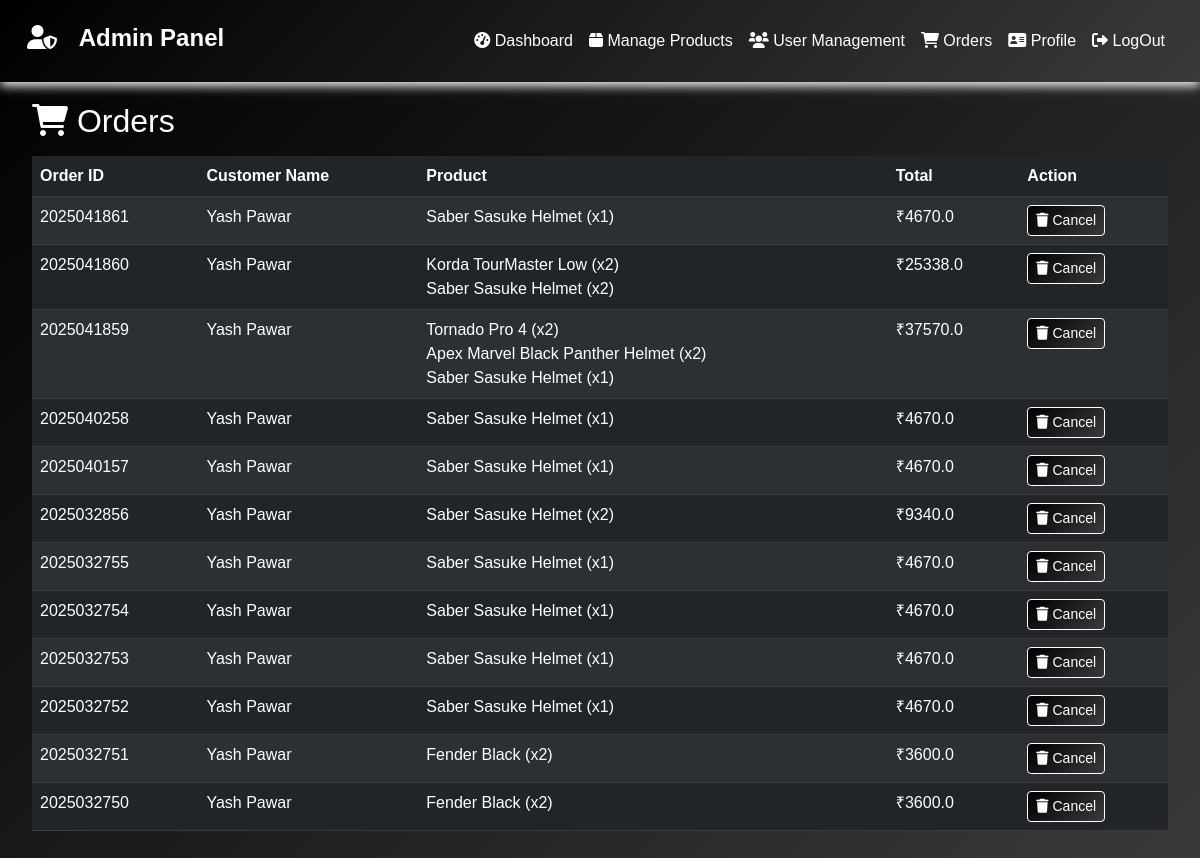
Page /ordersadmin/ on the earlier database version.
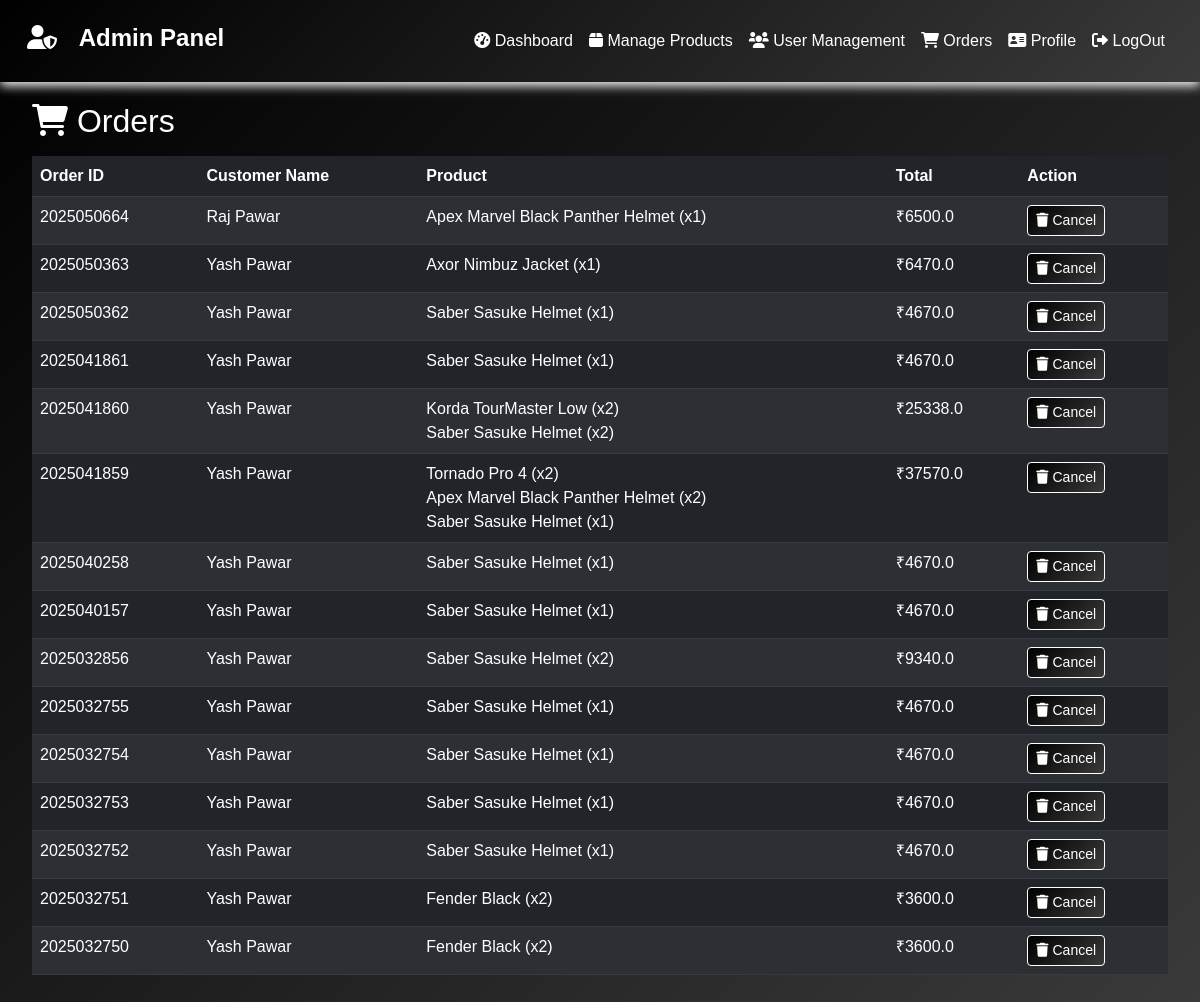
Same page on the later database version.
### RevApp/models.py (models this page shows, shortened)
class Order(models.Model):
    user = models.ForeignKey(UserModel, on_delete=models.CASCADE)
    created_at = models.DateTimeField(auto_now_add=True)
    orderNo=models.CharField(max_length=100)
    StreetAddress=models.CharField(max_length=100,null=False)
    City=models.CharField(max_length=100,null=False)
    State=models.CharField(max_length=100,null=False)
    Country=models.CharField(max_length=100)
    PinCode=models.CharField(max_length=100,null=False)
    TotalBill=models.FloatField(default=0.0)
    payment_status = models.CharField(max_length=20, choices=[('paid', 'Paid'), ('unpaid', 'Unpaid')], default='unpaid')
    class Meta:
        ordering = ['-created_at']  # Orders will be sorted by creation date, newest first

class UserModel(models.Model):
    FirstName=models.CharField(max_length=100,null=False)
    LastName=models.CharField(max_length=100,null=False)
    EmailId=models.CharField(max_length=100,null=False,primary_key=True)
    PhoneNo=models.CharField(max_length=100,null=False,unique=True)
    Password=models.CharField(max_length=100,null=False)
    DOB=models.CharField(max_length=100,null=False)
    Gender=models.CharField(max_length=100,null=False)
    StreetAddress=models.CharField(max_length=100,null=False)
    City=models.CharField(max_length=100,null=False)
    State=models.CharField(max_length=100,null=False)
    Country=models.CharField(max_length=100)
    PinCode=models.CharField(max_length=100,null=False)

class OrderItem(models.Model):
    order = models.ForeignKey(Order, on_delete=models.CASCADE, related_name="order_items")  # ✅ Fixed Relationship
    product_name = models.CharField(max_length=255)
    product_price = models.FloatField()
    product_image = models.ImageField(upload_to="order_items/", null=True, blank=True)
    quantity = models.PositiveIntegerField(default=1)
    size = models.CharField(max_length=50, null=True, blank=True)
    color = models.CharField(max_length=50, null=True, blank=True)

### RevApp/views.py (the view)
# urls.py: path('ordersadmin/',views.ordersadmin,name='ordersadmin'),
def ordersadmin(request):
    orders_data = Order.objects.prefetch_related('order_items').all()
    return render(request,'ordersadmin.html',{'orderdata':orders_data})

### template/ordersadmin.html
{% extends 'AdminBase.html' %}
{% load static %}
{% block container %}
<div class="container-fluid">
    <main class="content">
        <h2><i class="fas fa-shopping-cart"></i> Orders</h2>
        <table class="table table-dark table-striped mt-3">
            <thead>
                <tr>
                    <th>Order ID</th>
                    <th>Customer Name</th>
                    <th>Product</th>
                    <th>Total</th>
                    <th>Action</th>
                </tr>
            </thead>
            <tbody>
                {% for order in orderdata %}
                <tr>
                    <td>{{ order.orderNo }}</td>
                    <td>{{ order.user.FirstName }} {{ order.user.LastName }}</td>
                    <td>
                        {% for item in order.order_items.all %}
                            <span>{{ item.product_name }} (x{{ item.quantity }})</span><br>
                        {% endfor %}
                    </td>
                    <td>₹{{ order.TotalBill }}</td>
                    <td>
                        <button class="btn btn-danger btn-sm"><i class="fas fa-trash"></i> Cancel</button>
                    </td>
                </tr>
                {% endfor %}
            </tbody>
        </table>
    </main>
</div>
{% endblock container %}

### template/AdminBase.html (shortened to what this page needs)
<!DOCTYPE html>
<html lang="en">
    {% load static %}
<head>
    <link rel="stylesheet" href="https://cdn.jsdelivr.net/npm/bootstrap@5.3.0/dist/css/bootstrap.min.css">
    <link rel="stylesheet" href="https://cdnjs.cloudflare.com/ajax/libs/font-awesome/6.0.0/css/all.min.css">
    <link rel="stylesheet" href="{% static 'adminstyles.css'%}">
</head>
<body>
    <nav class="navbar navbar-expand-lg">
        <div class="container-fluid">
            <h3 class="navbar-brand"><i class="navbar-brand fas fa-user-shield"></i> Admin Panel</h3>
            <div class="collapse navbar-collapse" id="navbarNav">
                <ul class="navbar-nav ms-auto">
                    <li class="nav-item"><a class="nav-link" href="{% url 'admindashboard' %}"><i class="fas fa-tachometer-alt"></i> Dashboard </a></li>
                    <li class="nav-item"><a class="nav-link" href="{% url 'manageproduct' %}"><i class="fas fa-box"></i> Manage Products </a></li>
                    <li class="nav-item"><a class="nav-link" href="{% url 'usermanage' %}"><i class="fas fa-users"></i> User Management </a></li>
                    <li class="nav-item"><a class="nav-link" href="{% url 'ordersadmin' %}"><i class="fas fa-shopping-cart"></i> Orders </a></li>
                    <li class="nav-item"><a class="nav-link" href="{% url 'adminsetting' %}"><i class="fa-solid fa-address-card"></i> Profile </a></li>
                    <li class="nav-item"><a class="nav-link" href="{% url 'logout' %}"><i class="fa-solid fa-right-from-bracket"></i> LogOut </a></li>
                </ul>
            </div>
        </div>
    </nav>
    {% block container %}
    {% endblock %}
</body>
</html>

### RevApp/static/adminstyles.css (style rules this page uses)
body { background: linear-gradient(135deg, #000, #3a3a3a); color: white; font-family: 'Arial', sans-serif; }
.navbar { background: linear-gradient(135deg, #000, #3a3a3a); padding: 15px; box-shadow: 0px 4px 10px whitesmoke; }
.navbar-brand { color: white; font-size: 24px; font-weight: bold; }
.nav-link { color: white !important; transition: 0.3s; }
.content { padding: 20px; color: white; }
.form-control, .btn { background: linear-gradient(135deg, #000, #3a3a3a);; color: white; border: 1px solid white; }
.btn { background: linear-gradient(135deg, #000, #3a3a3a);; color: white; border: 1px solid white; }

Differences in the rows shown:
added Order: orderNo "2025050664", user.FirstName "Raj", user.LastName "Pawar", TotalBill "6500.0"
added OrderItem: product_name "Apex Marvel Black Panther Helmet", quantity "1", shown under "2025050664"
added Order: orderNo "2025050363", user.FirstName "Yash", user.LastName "Pawar", TotalBill "6470.0"
added OrderItem: product_name "Axor Nimbuz Jacket", quantity "1", shown under "2025050363"
added Order: orderNo "2025050362", user.FirstName "Yash", user.LastName "Pawar", TotalBill "4670.0"
added OrderItem: product_name "Saber Sasuke Helmet", quantity "1", shown under "2025050362"
